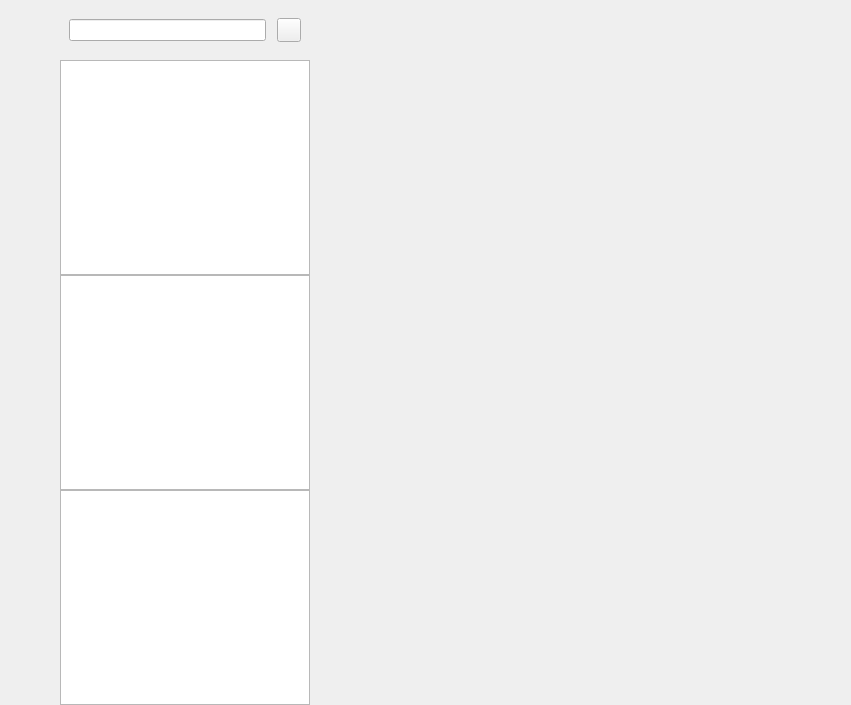
<?xml version="1.0" encoding="UTF-8"?>
<ui version="4.0">
 <class>ChatWidget</class>
 <widget class="QWidget" name="ChatWidget">
  <property name="geometry">
   <rect>
    <x>0</x>
    <y>0</y>
    <width>851</width>
    <height>705</height>
   </rect>
  </property>
  <property name="windowTitle">
   <string>Form</string>
  </property>
  <layout class="QHBoxLayout" name="horizontalLayout">
   <property name="spacing">
    <number>0</number>
   </property>
   <property name="leftMargin">
    <number>0</number>
   </property>
   <property name="topMargin">
    <number>0</number>
   </property>
   <property name="rightMargin">
    <number>0</number>
   </property>
   <property name="bottomMargin">
    <number>0</number>
   </property>
   <item>
    <widget class="QWidget" name="SideBar" native="true">
     <property name="sizePolicy">
      <sizepolicy hsizetype="Fixed" vsizetype="Expanding">
       <horstretch>0</horstretch>
       <verstretch>0</verstretch>
      </sizepolicy>
     </property>
     <property name="minimumSize">
      <size>
       <width>60</width>
       <height>0</height>
      </size>
     </property>
     <property name="maximumSize">
      <size>
       <width>60</width>
       <height>1000</height>
      </size>
     </property>
     <layout class="QVBoxLayout" name="verticalLayout">
      <property name="spacing">
       <number>0</number>
      </property>
      <property name="leftMargin">
       <number>0</number>
      </property>
      <property name="topMargin">
       <number>30</number>
      </property>
      <property name="rightMargin">
       <number>0</number>
      </property>
      <property name="bottomMargin">
       <number>0</number>
      </property>
      <item>
       <widget class="QWidget" name="widget" native="true">
        <property name="minimumSize">
         <size>
          <width>60</width>
          <height>60</height>
         </size>
        </property>
        <layout class="QHBoxLayout" name="horizontalLayout_3">
         <item>
          <widget class="QLabel" name="sideHeadLab">
           <property name="minimumSize">
            <size>
             <width>40</width>
             <height>40</height>
            </size>
           </property>
           <property name="maximumSize">
            <size>
             <width>40</width>
             <height>40</height>
            </size>
           </property>
           <property name="text">
            <string/>
           </property>
          </widget>
         </item>
        </layout>
       </widget>
      </item>
      <item>
       <widget class="QWidget" name="widget_2" native="true">
        <layout class="QVBoxLayout" name="verticalLayout_3">
         <property name="leftMargin">
          <number>15</number>
         </property>
         <property name="topMargin">
          <number>15</number>
         </property>
         <property name="rightMargin">
          <number>15</number>
         </property>
         <item>
          <widget class="StateWidget" name="sideChatLab" native="true">
           <property name="minimumSize">
            <size>
             <width>30</width>
             <height>30</height>
            </size>
           </property>
           <property name="maximumSize">
            <size>
             <width>30</width>
             <height>30</height>
            </size>
           </property>
          </widget>
         </item>
         <item>
          <widget class="StateWidget" name="sideContactLab" native="true">
           <property name="minimumSize">
            <size>
             <width>30</width>
             <height>30</height>
            </size>
           </property>
           <property name="maximumSize">
            <size>
             <width>30</width>
             <height>30</height>
            </size>
           </property>
          </widget>
         </item>
        </layout>
       </widget>
      </item>
      <item>
       <spacer name="verticalSpacer">
        <property name="orientation">
         <enum>Qt::Vertical</enum>
        </property>
        <property name="sizeHint" stdset="0">
         <size>
          <width>20</width>
          <height>40</height>
         </size>
        </property>
       </spacer>
      </item>
     </layout>
    </widget>
   </item>
   <item>
    <widget class="QWidget" name="ChatUsrWid" native="true">
     <property name="maximumSize">
      <size>
       <width>250</width>
       <height>16777215</height>
      </size>
     </property>
     <layout class="QVBoxLayout" name="verticalLayout_2">
      <property name="spacing">
       <number>0</number>
      </property>
      <property name="leftMargin">
       <number>0</number>
      </property>
      <property name="topMargin">
       <number>0</number>
      </property>
      <property name="rightMargin">
       <number>0</number>
      </property>
      <property name="bottomMargin">
       <number>0</number>
      </property>
      <item>
       <widget class="QWidget" name="search_wid" native="true">
        <property name="minimumSize">
         <size>
          <width>0</width>
          <height>60</height>
         </size>
        </property>
        <property name="maximumSize">
         <size>
          <width>16777215</width>
          <height>60</height>
         </size>
        </property>
        <layout class="QHBoxLayout" name="horizontalLayout_2">
         <item>
          <widget class="CustomizeEdit" name="searchEdit"/>
         </item>
         <item>
          <spacer name="horizontalSpacer">
           <property name="orientation">
            <enum>Qt::Horizontal</enum>
           </property>
           <property name="sizeType">
            <enum>QSizePolicy::Fixed</enum>
           </property>
           <property name="sizeHint" stdset="0">
            <size>
             <width>5</width>
             <height>20</height>
            </size>
           </property>
          </spacer>
         </item>
         <item>
          <widget class="ClickedBtn" name="addBtn">
           <property name="sizePolicy">
            <sizepolicy hsizetype="Fixed" vsizetype="Fixed">
             <horstretch>0</horstretch>
             <verstretch>0</verstretch>
            </sizepolicy>
           </property>
           <property name="minimumSize">
            <size>
             <width>24</width>
             <height>24</height>
            </size>
           </property>
           <property name="maximumSize">
            <size>
             <width>24</width>
             <height>24</height>
            </size>
           </property>
           <property name="text">
            <string/>
           </property>
          </widget>
         </item>
        </layout>
       </widget>
      </item>
      <item>
       <widget class="SearchList" name="searchList"/>
      </item>
      <item>
       <widget class="ChatUserList" name="chatUserList"/>
      </item>
      <item>
       <widget class="QListWidget" name="conUserList"/>
      </item>
     </layout>
    </widget>
   </item>
   <item>
    <widget class="QStackedWidget" name="stackedWidget">
     <widget class="ChatPage" name="chatPage"/>
     <widget class="QWidget" name="frientApplyPage"/>
    </widget>
   </item>
  </layout>
 </widget>
 <customwidgets>
  <customwidget>
   <class>ClickedBtn</class>
   <extends>QPushButton</extends>
   <header location="global">clickedbtn.h</header>
  </customwidget>
  <customwidget>
   <class>CustomizeEdit</class>
   <extends>QLineEdit</extends>
   <header location="global">customizeedit.h</header>
  </customwidget>
  <customwidget>
   <class>ChatUserList</class>
   <extends>QListWidget</extends>
   <header location="global">chatuserlist.h</header>
  </customwidget>
  <customwidget>
   <class>ChatPage</class>
   <extends>QWidget</extends>
   <header location="global">chatpage.h</header>
   <container>1</container>
  </customwidget>
  <customwidget>
   <class>StateWidget</class>
   <extends>QWidget</extends>
   <header location="global">statewidget.h</header>
   <container>1</container>
  </customwidget>
  <customwidget>
   <class>SearchList</class>
   <extends>QListWidget</extends>
   <header>searchlist.h</header>
  </customwidget>
 </customwidgets>
 <resources/>
 <connections/>
</ui>
